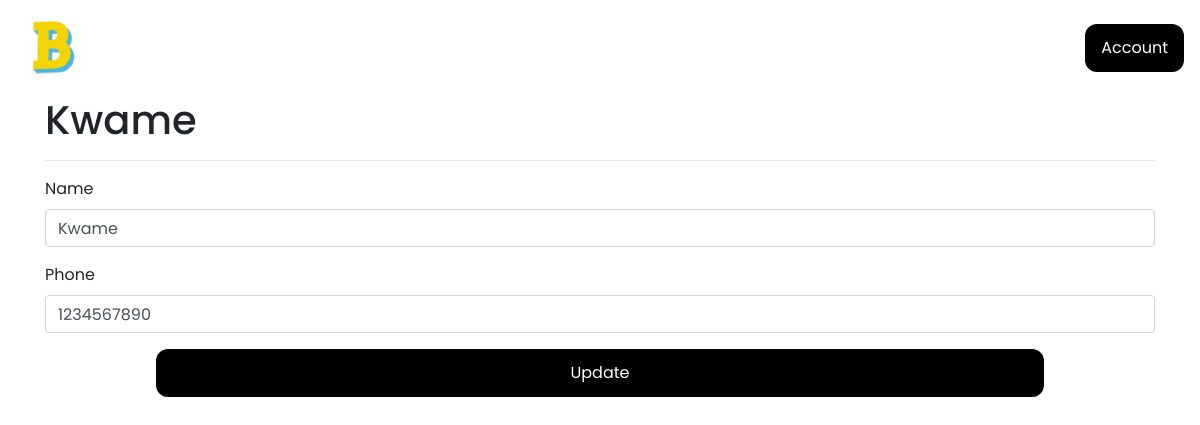
Before: /user (signed in) with the older database file.
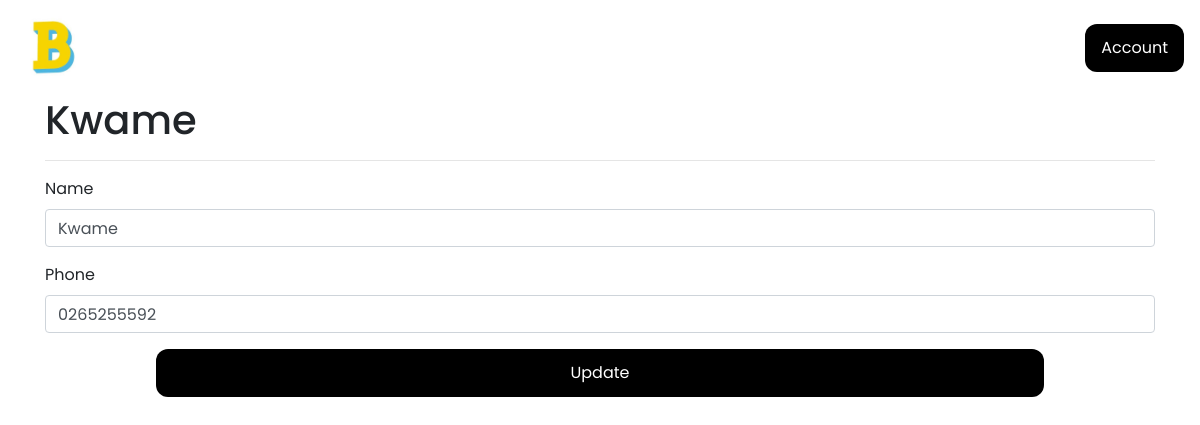
After: the same page with the newer database file.
### models.py (models this page shows, shortened)
class User(db.Model, UserMixin):
    id = db.Column(db.Integer, primary_key=True)
    name = db.Column(db.String, nullable=False)
    email = db.Column(db.String, nullable=False)
    phone = db.Column(db.String, nullable=False)
    password = db.Column(db.String, nullable=False)

### app.py (the view, shortened to what this page needs)
@app.route('/user', methods=['POST','GET'])
def viewuser():
    form = UserForm()
    user = User.query.filter_by(id = current_user.id).first()
    if request.method == 'GET':
        form.name.data = current_user.name
        form.email.data = current_user.email
        form.phone.data = current_user.phone
    return render_template('viewuser.html', user=user, form=form)

### forms.py
class UserForm(FlaskForm):
    name = StringField('Name', validators=[DataRequired()])
    email = StringField('Email')
    phone = StringField('Phone', validators=[DataRequired()])
    submit = SubmitField('Update')

### app.py (called while the page is built)
@login_manager.user_loader
def load_user(user_id):
    return User.query.get(int(user_id))

### templates/viewuser.html (shortened to what this page needs)
{% extends "base.html" %}
{% block body %}
<div class="container">
    <form action="" method="POST">
<h1>{{current_user.name}} </h1>
<hr>
<div class="form-group">
    {{form.name.label}}
    {{form.name (class="form-control", id="exampleInputEmail1")}}
</div>
<div class="form-group">
    {{form.phone.label}}
    {{form.phone (class="form-control", id="exampleInputEmail1")}}
</div>
<div class="form-group" style="text-align:center;">
    {{form.submit(class="button-solid-black-long")}}
</div>
    </form>
    </div>
{% endblock %}

Changed rows visible on the page:
changed User "Kwame": phone "1234567890" → "0265255592"
